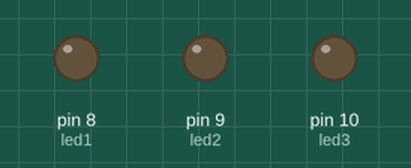
Simulated run of this sketch. Board: Arduino Uno, built with avr-gcc and run on an emulated ATmega328P. Shown: output pins drawn as LEDs (lit = HIGH).

Above: at 0.2 s.
At 0.7 s:
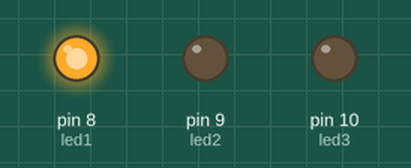
At 1.2 s:
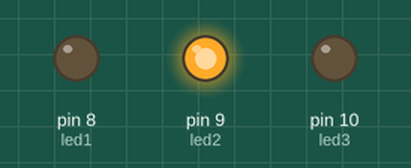
At 2.7 s:
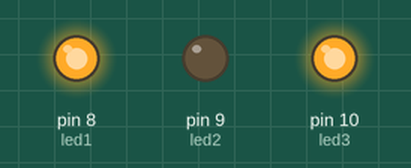
At 3.7 s:
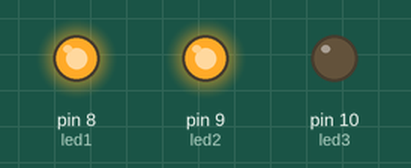
At 5.7 s:
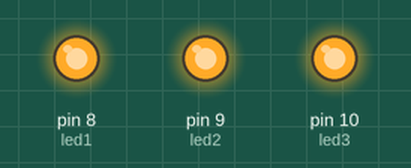
Timing chart, 0 to 6.9 s (numbered marks = the images above):
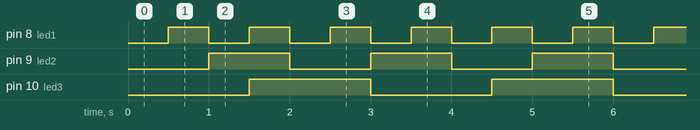

The sketch:

code.ino
```cpp
// C++ code
//
// LED pins
const int led1 = 8;
const int led2 = 9;
const int led3 = 10;

// blink intervals
unsigned long interval1 = 500;
unsigned long interval2 = 1000;
unsigned long interval3 = 1500;

// store last time each LED blinked
unsigned long previousMillis1 = 0;
unsigned long previousMillis2 = 0;
unsigned long previousMillis3 = 0;

// LED states
bool ledState1 = LOW;
bool ledState2 = LOW;
bool ledState3 = LOW;

void setup() {
  pinMode(led1, OUTPUT);
  pinMode(led2, OUTPUT);
  pinMode(led3, OUTPUT);
}

void loop() {
  unsigned long currentMillis = millis();

  // LED 1 (500ms)
  if (currentMillis - previousMillis1 >= interval1) {
    previousMillis1 = currentMillis;
    ledState1 = !ledState1;
    digitalWrite(led1, ledState1);
  }

  // LED 2 (1000ms)
  if (currentMillis - previousMillis2 >= interval2) {
    previousMillis2 = currentMillis;
    ledState2 = !ledState2;
    digitalWrite(led2, ledState2);
  }

  // LED 3 (1500ms)
  if (currentMillis - previousMillis3 >= interval3) {
    previousMillis3 = currentMillis;
    ledState3 = !ledState3;
    digitalWrite(led3, ledState3);
  }
}
```

Measured:
- by itself, pin 8 (led1): alternates HIGH for 0.50 s and LOW for 0.50 s
- by itself, pin 9 (led2): alternates HIGH for 1.0 s and LOW for 1.0 s
- by itself, pin 10 (led3): alternates HIGH for 1.5 s and LOW for 1.5 s
